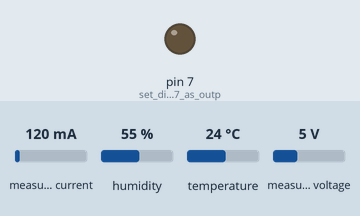
This sketch was run on a simulated Arduino Uno, built with avr-gcc and run on an emulated ATmega328P. Parts: output pins drawn as LEDs (lit = HIGH). Inputs (shaded band) come from the test bench; at power-on: measured current 120 mA, humidity 55 %, temperature 24 °C, measured voltage 5 V. No radio packets arrive unless stated; pins used as bus, display or sensor lines are not drawn; what the sketch prints to the serial monitor is not drawn.

Above: at 1.1 s.
Timing chart, 0 to 2.6 s (numbered marks = the images above):
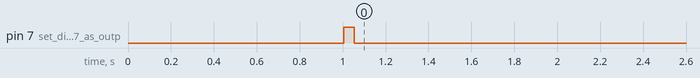

The sketch:

SENDER_ROUTE_END_SLEEP.ino
```cpp
#include <RF24Network.h>
#include <RF24.h>
#include <SPI.h>
#include <PZEM004Tv30.h>
#include "DHT.h"
DHT dht;

PZEM004Tv30 pzem(5,4);              // (RX , TX) pin of sensor (TX , RX) pin of board
RF24 radio(9,10);                   // nRF24L01(+) radio attached using Getting Started board
RF24Network network(radio);         // Network uses that radio

//fix needed (depends on your design)
const uint16_t this_node = 01;      // Address of our node in Octal format
byte rMode = 1;                     //if 1 it is mean router mode, another is end device mode(reccomend 0)
byte sInterval = 0;                 //sInterval = [0 1 2 3] = [1 sec 1 min 10 min 15 min]

//unneeded
const uint16_t master_node = 00;
bool timer = true;
unsigned long tInterval;
unsigned long tStart;
int count;
struct payload_t {
  float Energy;
  float Voltage;
  float Current;
  float temp;
  float humid;
};

void setup(void)
{
  dht.setup(6); // data pin 6
  delay(1000);
  pinMode(7, OUTPUT); //set digital pin 7 as output to control status LED
  setSleepInterval(sInterval);
  SPI.begin();
  radio.begin();
  radio.setPALevel(RF24_PA_HIGH);                             //Set this for PA level
  network.begin(/*channel*/ 85, /*node address*/ this_node);  //Set channel for communicate channel
  Serial.begin(115200);
  digitalWrite(7,HIGH); //turn on the light
}

void loop() {
    network.update();
    if(timer) {
    Serial.print("Sending...");
    payload_t payload = {get_energy() , get_voltage() , get_current() , get_temperature() , get_humidity()};
    RF24NetworkHeader header(/*to node*/ master_node);
    bool ok = network.write(header,&payload,sizeof(payload));
    if (ok)
      {
        Serial.print("ok, send to node: ");
        Serial.println(header.to_node,HEX);
        digitalWrite(7,LOW); //transmit was successful so make sure status LED is off
      }
    else {
      Serial.println("failed.");
      PIND |= (1<<PIND7); //this toggles the status LED at pin seven to show transmit failed
      }
    }
  if(!rMode) { //if we are in end device mode get ready to go to sleep
    timer = true; //wer are not using the timer so make sure variable is set to true
    Serial.end();
    radio.powerDown(); //power down the nRF24L01 before we go to sleep
    ADCSRA &= ~(1<<ADEN); //Turn off ADC before going to sleep(set ADEN bit to 0).this saves even more power
    goToSleep(); //function for putting the Atmega328 to sleep
    ADCSRA |= (1<<ADEN); //Turn the ADC back on
    Serial.begin(115200);
    radio.powerUp();
  }
  else { //we are in router mode
    timer = checkTimer(); //update timer and check to see if it is time to transmit
  }
}

void setSleepInterval(byte interval) {

  //only for ATmega328
  //if u want to create by yourself, watch RF24Network library
  //these are just my set up

  if(interval == 0) { //set transmit interval to 1 sec
    count = 1;
    tInterval = 1000; //testing if time interval is going off
    network.setup_watchdog(6); //Sets sleep interval of WDT, wdt_1s
  }
  else if(interval == 1) { //set transmit interval to 1 min
    count = 15;
    tInterval = 60000;
    network.setup_watchdog(8); //Sets sleep interval of WDT, wdt_4s
  }
  else if(interval == 2) { //sets transmit interval to 10 min
    count = 75;
    tInterval = 600000;
    network.setup_watchdog(9); //Sets sleep interval of WDT, wdt_8s
  }
  else {
    count = 225;
    tInterval = 900000;
    network.setup_watchdog(8); //Sets sleep interval of WDT, wdt_4s
  }
}

bool goToSleep() {
  Serial.end();
  if(network.sleepNode(count,255)) return true; //count sets the number of intervals to sleep, 255 means do not wake up on interrupt
  else return false;
}

bool checkTimer() {
  unsigned long now = millis();     //get timer value
  if ( now - tStart >= tInterval  ) //check to see if it is time to transmit based on set interval
  {
    tStart = now; //reset start time of timer
    return true;
  }
  else return false;
}

float get_energy(){
  return pzem.energy();
}
float  get_voltage(){
   return pzem.voltage();
}
float get_current(){
   return pzem.current();
}
float get_temperature(){
  return dht.getTemperature(); //
}
float get_humidity(){
  return dht.getHumidity(); //
}
```

Measured:
- by itself, pin 7 (set_digital_pin_7_as_outp): HIGH → LOW at 1.1 s
